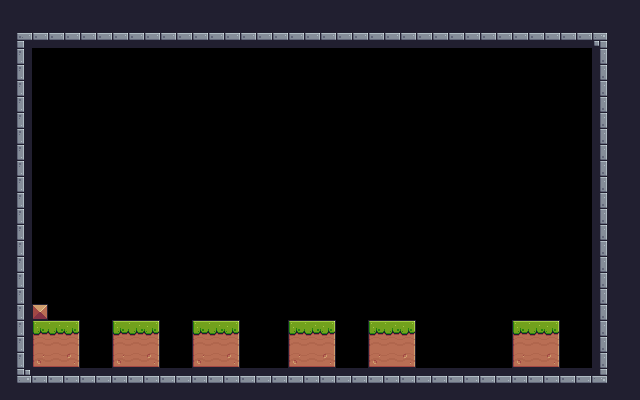

Rendered tile map (Tiled .tmx) drawn with the repository's tilesets; below, a short description and the full map source, tile grids included:
An orthogonal 40x25 tile map with 16x16 px tiles, 1 tile layer (Background) and 1 object (Player).

<map version="1.10" tiledversion="1.12.2" orientation="orthogonal" renderorder="right-down" width="40" height="25" tilewidth="16" tileheight="16" infinite="0" nextlayerid="3" nextobjectid="2">
 <tileset firstgid="1" source="Terrain (16x16).tsx" />
 <layer id="1" name="Background" width="40" height="25">
  <data encoding="csv">
24,24,24,24,24,24,24,24,24,24,24,24,24,24,24,24,24,24,24,24,24,24,24,24,24,24,24,24,24,24,24,24,24,24,24,24,24,24,24,24,
24,24,24,24,24,24,24,24,24,24,24,24,24,24,24,24,24,24,24,24,24,24,24,24,24,24,24,24,24,24,24,24,24,24,24,24,24,24,24,24,
24,1,2,2,2,2,2,2,2,2,2,2,2,2,2,2,2,2,2,2,2,2,2,2,2,2,2,2,2,2,2,2,2,2,2,2,2,3,24,24,
24,23,0,0,0,0,0,0,0,0,0,0,0,0,0,0,0,0,0,0,0,0,0,0,0,0,0,0,0,0,0,0,0,0,0,0,0,25,24,24,
24,23,0,0,0,0,0,0,0,0,0,0,0,0,0,0,0,0,0,0,0,0,0,0,0,0,0,0,0,0,0,0,0,0,0,0,0,25,24,24,
24,23,0,0,0,0,0,0,0,0,0,0,0,0,0,0,0,0,0,0,0,0,0,0,0,0,0,0,0,0,0,0,0,0,0,0,0,25,24,24,
24,23,0,0,0,0,0,0,0,0,0,0,0,0,0,0,0,0,0,0,0,0,0,0,0,0,0,0,0,0,0,0,0,0,0,0,0,25,24,24,
24,23,0,0,0,0,0,0,0,0,0,0,0,0,0,0,0,0,0,0,0,0,0,0,0,0,0,0,0,0,0,0,0,0,0,0,0,25,24,24,
24,23,0,0,0,0,0,0,0,0,0,0,0,0,0,0,0,0,0,0,0,0,0,0,0,0,0,0,0,0,0,0,0,0,0,0,0,25,24,24,
24,23,0,0,0,0,0,0,0,0,0,0,0,0,0,0,0,0,0,0,0,0,0,0,0,0,0,0,0,0,0,0,0,0,0,0,0,25,24,24,
24,23,0,0,0,0,0,0,0,0,0,0,0,0,0,0,0,0,0,0,0,0,0,0,0,0,0,0,0,0,0,0,0,0,0,0,0,25,24,24,
24,23,0,0,0,0,0,0,0,0,0,0,0,0,0,0,0,0,0,0,0,0,0,0,0,0,0,0,0,0,0,0,0,0,0,0,0,25,24,24,
24,23,0,0,0,0,0,0,0,0,0,0,0,0,0,0,0,0,0,0,0,0,0,0,0,0,0,0,0,0,0,0,0,0,0,0,0,25,24,24,
24,23,0,0,0,0,0,0,0,0,0,0,0,0,0,0,0,0,0,0,0,0,0,0,0,0,0,0,0,0,0,0,0,0,0,0,0,25,24,24,
24,23,0,0,0,0,0,0,0,0,0,0,0,0,0,0,0,0,0,0,0,0,0,0,0,0,0,0,0,0,0,0,0,0,0,0,0,25,24,24,
24,23,0,0,0,0,0,0,0,0,0,0,0,0,0,0,0,0,0,0,0,0,0,0,0,0,0,0,0,0,0,0,0,0,0,0,0,25,24,24,
24,23,0,0,0,0,0,0,0,0,0,0,0,0,0,0,0,0,0,0,0,0,0,0,84,0,0,0,0,0,0,0,0,0,0,0,0,25,24,24,
24,23,0,0,0,0,0,0,0,0,0,0,0,0,0,0,0,0,0,0,0,0,0,0,0,0,0,0,0,0,0,0,0,0,0,0,0,25,24,24,
24,23,0,0,0,0,0,0,0,0,0,0,0,0,0,0,0,0,0,0,0,0,0,0,0,0,0,0,0,0,0,0,0,0,0,0,0,25,24,24,
24,23,35,0,0,0,0,0,0,0,0,0,0,0,0,0,0,0,0,0,0,0,0,0,0,0,0,0,0,0,0,0,0,0,0,0,0,25,24,24,
24,23,7,8,9,0,0,7,8,9,0,0,7,8,9,0,0,0,7,8,9,0,0,7,8,9,0,0,0,0,0,0,7,8,9,0,0,25,24,24,
24,23,29,30,31,0,0,29,30,31,0,0,29,30,31,0,0,0,29,30,31,0,0,29,30,31,0,0,0,0,0,0,29,30,31,0,0,25,24,24,
24,23,51,52,53,0,0,51,52,53,0,0,51,52,53,0,0,0,51,52,53,0,0,51,52,53,0,0,0,0,0,0,51,52,53,0,0,25,24,24,
24,45,46,46,46,46,46,46,46,46,46,46,46,46,46,46,46,46,46,46,46,46,46,46,46,46,46,46,46,46,46,46,46,46,46,46,46,47,24,24,
24,24,24,24,24,24,24,24,24,24,24,24,24,24,24,24,24,24,24,24,24,24,24,24,24,24,24,24,24,24,24,24,24,24,24,24,24,24,24,24
</data>
 </layer>
 <objectgroup id="2" name="Spawnpoints" locked="1">
  <object id="1" name="Player" type="Player" x="199.738" y="268.435" width="41.5641" height="51.9551" />
 </objectgroup>
</map>
